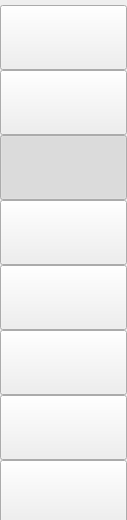
   <widget class="QWidget" name="contextMenu" native="true">
    <property name="geometry">
     <rect>
      <x>0</x>
      <y>75</y>
      <width>127</width>
      <height>520</height>
     </rect>
    </property>
    <widget class="QPushButton" name="menuButton_8">
     <property name="geometry">
      <rect>
       <x>0</x>
       <y>460</y>
       <width>127</width>
       <height>65</height>
      </rect>
     </property>
     <property name="sizePolicy">
      <sizepolicy hsizetype="Expanding" vsizetype="Expanding">
       <horstretch>0</horstretch>
       <verstretch>0</verstretch>
      </sizepolicy>
     </property>
     <property name="icon">
      <iconset resource="images.qrc">
       <normaloff>:/contextMenu/images/contextMenu/ContextMenu_08.png</normaloff>
       <normalon>:/contextMenu/images/contextMenu/ContextMenu_08~.png</normalon>:/contextMenu/images/contextMenu/ContextMenu_08.png</iconset>
     </property>
     <property name="iconSize">
      <size>
       <width>127</width>
       <height>80</height>
      </size>
     </property>
     <property name="checkable">
      <bool>true</bool>
     </property>
     <property name="checked">
      <bool>false</bool>
     </property>
     <property name="autoExclusive">
      <bool>true</bool>
     </property>
    </widget>
    <widget class="QPushButton" name="menuButton_5">
     <property name="geometry">
      <rect>
       <x>0</x>
       <y>265</y>
       <width>127</width>
       <height>65</height>
      </rect>
     </property>
     <property name="sizePolicy">
      <sizepolicy hsizetype="Expanding" vsizetype="Expanding">
       <horstretch>0</horstretch>
       <verstretch>0</verstretch>
      </sizepolicy>
     </property>
     <property name="icon">
      <iconset resource="images.qrc">
       <normaloff>:/contextMenu/images/contextMenu/ContextMenu_05.png</normaloff>
       <normalon>:/contextMenu/images/contextMenu/ContextMenu_05~.png</normalon>:/contextMenu/images/contextMenu/ContextMenu_05.png</iconset>
     </property>
     <property name="iconSize">
      <size>
       <width>127</width>
       <height>85</height>
      </size>
     </property>
     <property name="checkable">
      <bool>true</bool>
     </property>
     <property name="checked">
      <bool>false</bool>
     </property>
     <property name="autoExclusive">
      <bool>true</bool>
     </property>
    </widget>
    <widget class="QPushButton" name="menuButton_1">
     <property name="geometry">
      <rect>
       <x>0</x>
       <y>5</y>
       <width>127</width>
       <height>65</height>
      </rect>
     </property>
     <property name="sizePolicy">
      <sizepolicy hsizetype="Expanding" vsizetype="Expanding">
       <horstretch>0</horstretch>
       <verstretch>0</verstretch>
      </sizepolicy>
     </property>
     <property name="icon">
      <iconset resource="images.qrc">
       <normaloff>:/contextMenu/images/contextMenu/ContextMenu_01.png</normaloff>
       <normalon>:/contextMenu/images/contextMenu/ContextMenu_01~.png</normalon>:/contextMenu/images/contextMenu/ContextMenu_01.png</iconset>
     </property>
     <property name="iconSize">
      <size>
       <width>127</width>
       <height>80</height>
      </size>
     </property>
     <property name="checkable">
      <bool>true</bool>
     </property>
     <property name="checked">
      <bool>false</bool>
     </property>
     <property name="autoExclusive">
      <bool>true</bool>
     </property>
    </widget>
    <widget class="QPushButton" name="menuButton_7">
     <property name="geometry">
      <rect>
       <x>0</x>
       <y>395</y>
       <width>127</width>
       <height>65</height>
      </rect>
     </property>
     <property name="sizePolicy">
      <sizepolicy hsizetype="Expanding" vsizetype="Expanding">
       <horstretch>0</horstretch>
       <verstretch>0</verstretch>
      </sizepolicy>
     </property>
     <property name="icon">
      <iconset resource="images.qrc">
       <normaloff>:/contextMenu/images/contextMenu/ContextMenu_07.png</normaloff>
       <normalon>:/contextMenu/images/contextMenu/ContextMenu_07~.png</normalon>:/contextMenu/images/contextMenu/ContextMenu_07.png</iconset>
     </property>
     <property name="iconSize">
      <size>
       <width>127</width>
       <height>85</height>
      </size>
     </property>
     <property name="checkable">
      <bool>true</bool>
     </property>
     <property name="checked">
      <bool>false</bool>
     </property>
     <property name="autoExclusive">
      <bool>true</bool>
     </property>
    </widget>
    <widget class="QPushButton" name="menuButton_2">
     <property name="geometry">
      <rect>
       <x>0</x>
       <y>70</y>
       <width>127</width>
       <height>65</height>
      </rect>
     </property>
     <property name="sizePolicy">
      <sizepolicy hsizetype="Expanding" vsizetype="Expanding">
       <horstretch>0</horstretch>
       <verstretch>0</verstretch>
      </sizepolicy>
     </property>
     <property name="icon">
      <iconset resource="images.qrc">
       <normaloff>:/contextMenu/images/contextMenu/ContextMenu_02.png</normaloff>
       <normalon>:/contextMenu/images/contextMenu/ContextMenu_02~.png</normalon>:/contextMenu/images/contextMenu/ContextMenu_02.png</iconset>
     </property>
     <property name="iconSize">
      <size>
       <width>127</width>
       <height>85</height>
      </size>
     </property>
     <property name="checkable">
      <bool>true</bool>
     </property>
     <property name="checked">
      <bool>false</bool>
     </property>
     <property name="autoExclusive">
      <bool>true</bool>
     </property>
    </widget>
    <widget class="QPushButton" name="menuButton_3">
     <property name="geometry">
      <rect>
       <x>0</x>
       <y>135</y>
       <width>127</width>
       <height>65</height>
      </rect>
     </property>
     <property name="sizePolicy">
      <sizepolicy hsizetype="Expanding" vsizetype="Expanding">
       <horstretch>0</horstretch>
       <verstretch>0</verstretch>
      </sizepolicy>
     </property>
     <property name="icon">
      <iconset resource="images.qrc">
       <normaloff>:/contextMenu/images/contextMenu/ContextMenu_03.png</normaloff>
       <normalon>:/contextMenu/images/contextMenu/ContextMenu_03~.png</normalon>:/contextMenu/images/contextMenu/ContextMenu_03.png</iconset>
     </property>
     <property name="iconSize">
      <size>
       <width>127</width>
       <height>85</height>
      </size>
     </property>
     <property name="checkable">
      <bool>true</bool>
     </property>
     <property name="checked">
      <bool>true</bool>
     </property>
     <property name="autoExclusive">
      <bool>true</bool>
     </property>
    </widget>
    <widget class="QPushButton" name="menuButton_4">
     <property name="geometry">
      <rect>
       <x>0</x>
       <y>200</y>
       <width>127</width>
       <height>65</height>
      </rect>
     </property>
     <property name="sizePolicy">
      <sizepolicy hsizetype="Expanding" vsizetype="Expanding">
       <horstretch>0</horstretch>
       <verstretch>0</verstretch>
      </sizepolicy>
     </property>
     <property name="icon">
      <iconset resource="images.qrc">
       <normaloff>:/contextMenu/images/contextMenu/ContextMenu_04.png</normaloff>
       <normalon>:/contextMenu/images/contextMenu/ContextMenu_04~.png</normalon>:/contextMenu/images/contextMenu/ContextMenu_04.png</iconset>
     </property>
     <property name="iconSize">
      <size>
       <width>127</width>
       <height>85</height>
      </size>
     </property>
     <property name="checkable">
      <bool>true</bool>
     </property>
     <property name="checked">
      <bool>false</bool>
     </property>
     <property name="autoExclusive">
      <bool>true</bool>
     </property>
    </widget>
    <widget class="QPushButton" name="menuButton_6">
     <property name="geometry">
      <rect>
       <x>0</x>
       <y>330</y>
       <width>127</width>
       <height>65</height>
      </rect>
     </property>
     <property name="sizePolicy">
      <sizepolicy hsizetype="Expanding" vsizetype="Expanding">
       <horstretch>0</horstretch>
       <verstretch>0</verstretch>
      </sizepolicy>
     </property>
     <property name="icon">
      <iconset resource="images.qrc">
       <normaloff>:/contextMenu/images/contextMenu/ContextMenu_06.png</normaloff>
       <normalon>:/contextMenu/images/contextMenu/ContextMenu_06~.png</normalon>:/contextMenu/images/contextMenu/ContextMenu_06.png</iconset>
     </property>
     <property name="iconSize">
      <size>
       <width>127</width>
       <height>85</height>
      </size>
     </property>
     <property name="checkable">
      <bool>true</bool>
     </property>
     <property name="checked">
      <bool>false</bool>
     </property>
     <property name="autoExclusive">
      <bool>true</bool>
     </property>
    </widget>
   </widget>
